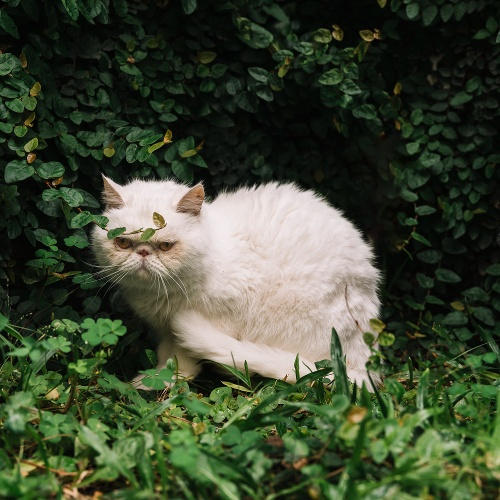
#> input picture image/Cat.jpg, 500 x 500 px
$ python spaces.py
#> lines starting #> are read from the running program, lines starting #| are printed output that depends on the picture
import cv2 as cv
import matplotlib.pyplot as plt
img = cv.imread('image/Cat.jpg')
#> img is the input picture: shape (500, 500, 3); mean B, G, R 51.5, 72.9, 63.5

# cv.imshow('Cat', img)

# plt.imshow(img)
# plt.show()

# BGR to Grayscale
gray = cv.cvtColor(img, cv.COLOR_BGR2GRAY)
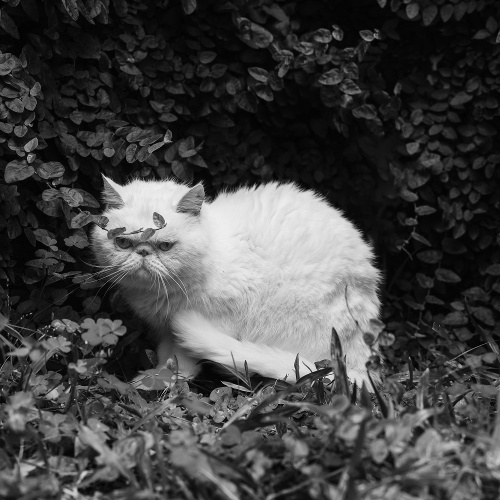
#> gray: shape (500, 500); min 0, max 244, mean 67.6
cv.imshow('Gray', gray)

# BGR to HSV
hsv = cv.cvtColor(img, cv.COLOR_BGR2HSV)
#> hsv: shape (500, 500, 3); mean H, S, V 46.3, 108.6, 75.6
cv.imshow('HSV', hsv)

# BGR to L*a*b
lab = cv.cvtColor(img, cv.COLOR_BGR2LAB)
#> lab: shape (500, 500, 3); mean of channels 0, 1, 2 72.1, 120.3, 138.9
cv.imshow('LAB',lab)

# BGR to RGB
rgb = cv.cvtColor(img, cv.COLOR_BGR2RGB)
cv.imshow('RGB', rgb)

# HSV to BGR
hsv_bgr = cv.cvtColor(hsv, cv.COLOR_HSV2BGR)
cv.imshow('HSV --> BGR', hsv_bgr)

# L*a*b to BGR
lab_bgr = cv.cvtColor(lab, cv.COLOR_LAB2BGR)
cv.imshow('LAB --> BGR', lab_bgr)

# plt.imshow(rgb)
# plt.show()

cv.waitKey(0)
